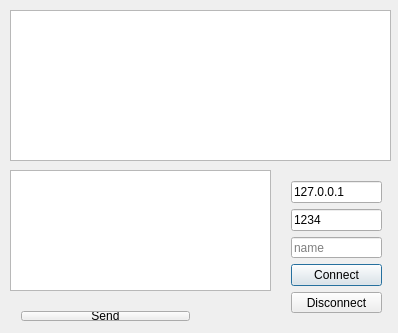
<?xml version="1.0" encoding="UTF-8"?>
<ui version="4.0">
 <class>Dialog</class>
 <widget class="QDialog" name="Dialog">
  <property name="geometry">
   <rect>
    <x>0</x>
    <y>0</y>
    <width>398</width>
    <height>333</height>
   </rect>
  </property>
  <property name="windowTitle">
   <string>Dialog</string>
  </property>
  <widget class="QWidget" name="verticalLayoutWidget">
   <property name="geometry">
    <rect>
     <x>280</x>
     <y>170</y>
     <width>113</width>
     <height>154</height>
    </rect>
   </property>
   <layout class="QVBoxLayout" name="verticalLayout">
    <item>
     <widget class="QLineEdit" name="host">
      <property name="text">
       <string>127.0.0.1</string>
      </property>
      <property name="placeholderText">
       <string>host</string>
      </property>
     </widget>
    </item>
    <item>
     <widget class="QLineEdit" name="port">
      <property name="text">
       <string>1234</string>
      </property>
      <property name="placeholderText">
       <string>port</string>
      </property>
     </widget>
    </item>
    <item>
     <widget class="QLineEdit" name="name">
      <property name="placeholderText">
       <string>name</string>
      </property>
     </widget>
    </item>
    <item>
     <widget class="QPushButton" name="connect">
      <property name="text">
       <string>Connect</string>
      </property>
     </widget>
    </item>
    <item>
     <widget class="QPushButton" name="disconnect">
      <property name="text">
       <string>Disconnect</string>
      </property>
     </widget>
    </item>
   </layout>
  </widget>
  <widget class="QPlainTextEdit" name="msgEdit">
   <property name="geometry">
    <rect>
     <x>10</x>
     <y>170</y>
     <width>261</width>
     <height>121</height>
    </rect>
   </property>
  </widget>
  <widget class="QWidget" name="verticalLayoutWidget_2">
   <property name="geometry">
    <rect>
     <x>10</x>
     <y>300</y>
     <width>191</width>
     <height>32</height>
    </rect>
   </property>
   <layout class="QVBoxLayout" name="verticalLayout_2">
    <item>
     <widget class="QPushButton" name="send">
      <property name="text">
       <string>Send</string>
      </property>
     </widget>
    </item>
   </layout>
  </widget>
  <widget class="QListWidget" name="msgLog">
   <property name="geometry">
    <rect>
     <x>10</x>
     <y>10</y>
     <width>381</width>
     <height>151</height>
    </rect>
   </property>
  </widget>
 </widget>
 <layoutdefault spacing="6" margin="11"/>
 <resources/>
 <connections/>
</ui>
